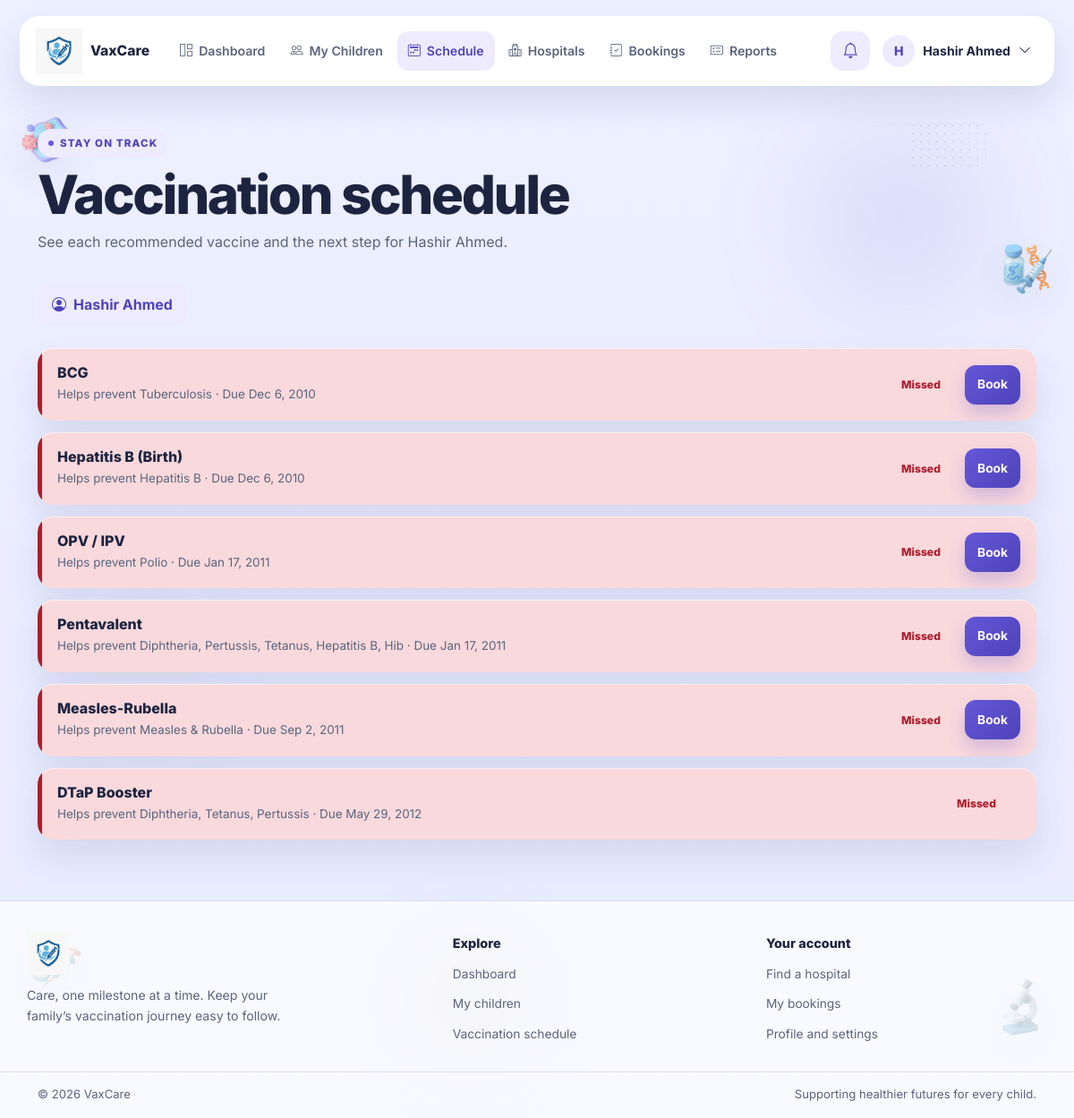
Screenshot of /parent/schedule.php (signed in) with the database file from the repository.
### tables this page shows
CREATE TABLE `users` (
  `id` int(11) NOT NULL,
  `name` varchar(150) NOT NULL,
  `email` varchar(150) NOT NULL,
  `password` varchar(255) NOT NULL,
  `role` enum('admin','parent','hospital') NOT NULL,
  `status` enum('active','pending','blocked') NOT NULL DEFAULT 'active',
  `created_at` datetime NOT NULL DEFAULT current_timestamp()
);

CREATE TABLE `children` (
  `id` int(11) NOT NULL,
  `parent_id` int(11) NOT NULL,
  `name` varchar(150) NOT NULL,
  `dob` date NOT NULL,
  `gender` enum('male','female','other') NOT NULL,
  `blood_group` varchar(3) DEFAULT NULL,
  `created_at` datetime NOT NULL DEFAULT current_timestamp()
);

CREATE TABLE `child_vaccinations` (
  `cv_id` int(10) UNSIGNED NOT NULL,
  `child_id` int(11) NOT NULL,
  `vaccine_id` int(11) NOT NULL,
  `due_date` date NOT NULL,
  `status` enum('pending','booked','vaccinated','missed') NOT NULL DEFAULT 'pending',
  `vaccinated_on` date DEFAULT NULL
);

CREATE TABLE `vaccines` (
  `id` int(11) NOT NULL,
  `name` varchar(150) NOT NULL,
  `disease_prevented` varchar(150) NOT NULL,
  `recommended_age_days` int(11) NOT NULL,
  `doses_required` int(11) NOT NULL DEFAULT 1,
  `availability` enum('available','unavailable') NOT NULL DEFAULT 'available'
);

### config.php (called while the page is built, shortened)
<?php
function appUrl(string $path = ''): string
{
    $scriptDirectory = dirname(str_replace('\\', '/', $_SERVER['SCRIPT_NAME'] ?? '/'));
    if (in_array(basename($scriptDirectory), ['admin', 'parent', 'hospital', 'actions'], true)) {
        $scriptDirectory = dirname($scriptDirectory);
    }
    $basePath = $scriptDirectory === '/' || $scriptDirectory === '.' ? '' : rtrim($scriptDirectory, '/');
    return $basePath . '/' . ltrim($path, '/');
}

### includes/auth.php (called while the page is built, shortened)
<?php
function e(mixed $value): string
{
    return htmlspecialchars((string) $value, ENT_QUOTES | ENT_SUBSTITUTE, 'UTF-8');
}
function parent_path(string $path): string
{
    return appUrl('parent/' . ltrim($path, '/'));
}
function parent_display_name(PDO $pdo, int $userId): string
{
    $stmt = $pdo->prepare('SELECT name FROM users WHERE id = :id LIMIT 1');
    $stmt->execute(['id' => $userId]);
    $name = $stmt->fetchColumn();
    return is_string($name) && $name !== '' ? $name : 'Parent';
}

### parent/schedule.php (the view, shortened to what this page needs)
<?php
require_once __DIR__ . '/../includes/auth.php';
$pid = get_parent_id($pdo, (int) $_SESSION['user_id']);
$activePage = 'schedule';
$childrenStmt = $pdo->prepare('SELECT id, name FROM children WHERE parent_id = :parent_id ORDER BY name');
$childrenStmt->execute(['parent_id' => $pid]);
$children = $childrenStmt->fetchAll(PDO::FETCH_ASSOC);
$childId = 0;
if ($childId === 0 && $children) $childId = (int) $children[0]['id'];
$schedule = [];
$selectedChildName = '';
if ($childId > 0) {
    foreach ($children as $childOption) {
        if ((int) $childOption['id'] === $childId) $selectedChildName = (string) $childOption['name'];
    }
    $scheduleStmt = $pdo->prepare(
        'SELECT cv.cv_id, cv.due_date, cv.status, cv.vaccinated_on,
                v.id AS vaccine_id, v.name AS vaccine_name, v.disease_prevented, v.availability
         FROM child_vaccinations cv
         INNER JOIN children c ON c.id = cv.child_id
         INNER JOIN vaccines v ON v.id = cv.vaccine_id
         WHERE c.parent_id = :parent_id AND c.id = :child_id
         ORDER BY cv.due_date, v.name'
    );
    $scheduleStmt->execute(['parent_id' => $pid, 'child_id' => $childId]);
    $schedule = $scheduleStmt->fetchAll(PDO::FETCH_ASSOC);
}
require __DIR__ . '/../includes/parent_layout_start.php';
?>
<section class="parent-heading">
    <span class="parent-eyebrow">Stay on track</span>
    <h1>Vaccination schedule</h1>
    <p>See each recommended vaccine and the next step for <?= $selectedChildName ? e($selectedChildName) : 'your family' ?>.</p>
</section>
<?php if ($children): ?>
    <nav class="child-tabs mb-4" aria-label="Select child">
        <?php foreach ($children as $childOption): ?>
            <a class="child-tab<?= (int) $childOption['id'] === $childId ? ' is-active' : '' ?>"
               href="<?= e(parent_path('schedule.php')) ?>?child_id=<?= (int) $childOption['id'] ?>"
               <?= (int) $childOption['id'] === $childId ? 'aria-current="page"' : '' ?>>
                <i class="bi bi-person-circle" aria-hidden="true"></i><?= e($childOption['name']) ?>
            </a>
        <?php endforeach; ?>
    </nav>
    <?php if ($schedule): ?>
        <section class="schedule-list" aria-label="Vaccine doses">
            <?php foreach ($schedule as $dose):
                $status = (string) $dose['status'];
                $bookable = in_array($status, ['pending', 'missed'], true) && strtolower((string) $dose['availability']) === 'available';
            ?>
                <article class="schedule-row status-<?= e($status) ?>">
                    <div>
                        <h3><?= e($dose['vaccine_name']) ?></h3>
                        <p>Helps prevent <?= e($dose['disease_prevented'] ?: 'vaccine-preventable illness') ?> · Due <?= e(date('M j, Y', strtotime($dose['due_date']))) ?></p>
                    </div>
                    <span class="status-badge status-<?= e($status) ?>"><?= e(ucfirst($status)) ?></span>
                    <?php if ($bookable): ?>
                        <a class="btn btn-primary parent-btn-small" href="<?= e(parent_path('book.php')) ?>?child_id=<?= $childId ?>&amp;vaccine_id=<?= (int) $dose['vaccine_id'] ?>">Book</a>
                    <?php endif; ?>
                </article>
            <?php endforeach; ?>
        </section>
    <?php endif; ?>
<?php endif; ?>
<?php require __DIR__ . '/../includes/parent_layout_end.php'; ?>

### includes/parent_layout_start.php (shortened to what this page needs)
<?php
$activePage = $activePage ?? '';
$userName = parent_display_name($pdo, (int) $_SESSION['user_id']);
$userInitial = strtoupper(mb_substr($userName, 0, 1, 'UTF-8'));
$unreadStmt = $pdo->prepare('SELECT COUNT(*) FROM notifications WHERE user_id = :user_id AND is_read = 0');
$unreadStmt->execute(['user_id' => (int) $_SESSION['user_id']]);
$unreadCount = (int) $unreadStmt->fetchColumn();
?>
<!DOCTYPE html>
<html lang="en">
<head>
    <link href="https://cdn.jsdelivr.net/npm/bootstrap@5.3.3/dist/css/bootstrap.min.css" rel="stylesheet">
    <link href="https://cdn.jsdelivr.net/npm/bootstrap-icons@1.11.3/font/bootstrap-icons.min.css" rel="stylesheet">
    <link rel="stylesheet" href="<?= e(appUrl('assets/css/style.css') . '?v=' . filemtime(__DIR__ . '/../assets/css/style.css')) ?>">
    <link rel="stylesheet" href="<?= e(appUrl('assets/css/parent.css') . '?v=' . filemtime(__DIR__ . '/../assets/css/parent.css')) ?>">
</head>
<body class="parent-app">
    <?php require __DIR__ . '/medical_decorations.php'; ?>
    <header class="parent-header">
        <nav class="parent-navbar container-fluid" aria-label="Parent navigation">
            <a class="parent-brand" href="<?= e(parent_path('dashboard.php')) ?>" aria-label="VaxCare parent home">
                <img class="brand-logo" src="<?= e(appUrl('VaxCare Logo.png')) ?>" alt="VaxCare">
                <span class="brand-name">VaxCare</span>
            </a>
            <div class="parent-nav-content" data-parent-menu>
                <div class="parent-nav-links">
                    <?php foreach ([
                        'dashboard' => ['Dashboard', 'dashboard.php', 'bi-grid-1x2'],
                        'children' => ['My Children', 'children.php', 'bi-people'],
                        'schedule' => ['Schedule', 'schedule.php', 'bi-calendar2-week'],
                        'hospitals' => ['Hospitals', 'hospitals.php', 'bi-hospital'],
                        'bookings' => ['Bookings', 'my_bookings.php', 'bi-journal-check'],
                        'reports' => ['Reports', 'report.php', 'bi-card-checklist'],
                    ] as $key => [$label, $path, $icon]): ?>
                        <a class="parent-nav-link<?= $activePage === $key ? ' is-active' : '' ?>"
                           href="<?= e(parent_path($path)) ?>"<?= $activePage === $key ? ' aria-current="page"' : '' ?>>
                            <i class="bi <?= e($icon) ?>" aria-hidden="true"></i><span><?= e($label) ?></span>
                        </a>
                    <?php endforeach; ?>
                </div>
                <div class="parent-nav-actions">
                    <details class="parent-dropdown notification-dropdown">
                        <summary class="notification-trigger" aria-label="Notifications, <?= $unreadCount ?> unread">
                            <i class="bi bi-bell" aria-hidden="true"></i>
                        </summary>
                    </details>
                    <details class="parent-dropdown profile-dropdown">
                        <summary class="profile-trigger">
                            <span class="profile-avatar"><?= e($userInitial) ?></span>
                            <span class="profile-name"><?= e($userName) ?></span>
                            <i class="bi bi-chevron-down" aria-hidden="true"></i>
                        </summary>
                    </details>
                </div>
            </div>
        </nav>
    </header>
    <main class="parent-main<?= $activePage === 'dashboard' ? ' parent-dashboard' : '' ?> container">

### assets/css/style.css (style rules this page uses)
:root { --page-bg: #edf0ff; --page-bg-deep: #e7ebff; --panel: rgba(255, 255, 255, 0.72); --panel-strong: #ffffff; --soft: #f4f3ff; --purple: #6557d9; --purple-dark: #4e43b8; --purple-soft: #efebff; --text: #1f2437; --heading: #1d2440; --muted: #5a647d; --line: rgba(88, 101, 170, 0.18); --shadow: 0 18px 36px rgba(63, 68, 122, 0.12); --shadow-lift: 0 24px 48px rgba(49, 54, 112, 0.18); --orange: #f8cfaf; --orange-deep: #7a4a12; --green: #cfeee0; --green-deep: #1f6b4d; --white: #ffffff; --pink: #f6d7e4; --pink-deep: #9c3764; --danger-soft: #f9d9dc; --danger-deep: #ac1d2d; }
* { box-sizing: border-box; }
html { scroll-behavior: smooth; }
body { margin: 0; min-height: 100vh; display: flex; flex-direction: column; font-family: 'Inter', sans-serif; background: linear-gradient(180deg, var(--page-bg) 0%, var(--page-bg-deep) 100%); color: var(--text); line-height: 1.6; }
body::before, body::after { content: ""; position: fixed; width: 22px; height: 22px; border-radius: 50%; background: rgba(100, 196, 145, 0.8); filter: blur(0.4px); z-index: 0; pointer-events: none; }
body::before { right: 60px; top: 200px; }
body::after { left: 84px; bottom: 220px; background: rgba(102, 111, 224, 0.8); }
main, .site-footer, .hospital-footer { position: relative; z-index: 1; }
a { color: inherit; text-decoration: none; }
img { max-width: 100%; }
.container { width: min(1200px, calc(100% - 40px)); margin: 0 auto; position: relative; z-index: 1; }
.brand-logo { display: block; height: 88px; width: auto; max-width: 260px; object-fit: contain; filter: none; background: transparent; border-radius: 0; box-shadow: none; }
.brand-name { color: var(--heading); font-size: 1.08rem; font-weight: 800; white-space: nowrap; }
.btn { display: inline-flex; align-items: center; justify-content: center; border: 0; cursor: pointer; transition: transform 0.2s ease, box-shadow 0.2s ease; font-weight: 700; }
.nav-link, .btn, .search-panel, .feature-card, .auth-card, .hero-copy h1, .hero-copy p { animation: fadeUp 0.55s cubic-bezier(0.2, 0.8, 0.2, 1) both; }
.btn-primary { min-height: 52px; padding: 0 28px; border-radius: 16px; background: linear-gradient(135deg, var(--purple) 0%, #7b72e8 100%); color: var(--white); box-shadow: 0 10px 18px rgba(103, 82, 217, 0.25); animation: pulseHover 2s ease-in-out infinite; }
.btn-primary { background: linear-gradient(135deg, var(--purple) 0%, var(--purple-dark) 100%); transition: transform .2s ease, box-shadow .2s ease, filter .2s ease; }
.nav-link, .nav-toggle, .btn, .toggle-password { min-height: 44px; min-width: 44px; }
body.admin-app::before, body.hospital-app::before, body.parent-app::before { width: 196px; height: 196px; background: rgba(101, 87, 217, .12); filter: blur(58px); }
body.parent-app::before { top: 18vh; right: 8vw; box-shadow: -70vw 64vh 0 -58px rgba(122, 74, 18, .1); }
body.admin-app::after, body.hospital-app::after, body.parent-app::after { width: 138px; height: 138px; filter: blur(46px); }
body.parent-app::after { left: 38vw; bottom: 8vh; background: rgba(122, 74, 18, .1); }

### rows the page displays
users: name "H", name "Hashir Ahmed"
children: name "Hashir Ahmed"
child_vaccinations: vaccine.name "BCG", vaccine.disease_prevented "Tuberculosis", due_date "Dec 6, 2010", status "Missed"
child_vaccinations: vaccine.name "Hepatitis B (Birth)", vaccine.disease_prevented "Hepatitis B", due_date "Dec 6, 2010", status "Missed"
child_vaccinations: vaccine.name "OPV / IPV", vaccine.disease_prevented "Polio", due_date "Jan 17, 2011", status "Missed"
child_vaccinations: vaccine.name "Pentavalent", vaccine.disease_prevented "Diphtheria, Pertussis, Tetanus, Hepatitis B, Hib", due_date "Jan 17, 2011", status "Missed"
child_vaccinations: vaccine.name "Measles-Rubella", vaccine.disease_prevented "Measles & Rubella", due_date "Sep 2, 2011", status "Missed"
child_vaccinations: vaccine.name "DTaP Booster", vaccine.disease_prevented "Diphtheria, Tetanus, Pertussis", due_date "May 29, 2012", status "Missed"

### other values shown
$label "Dashboard"
$label "My Children"
$label "Schedule"
$label "Hospitals"
$label "Bookings"
$label "Reports"
$escapeFooter($label) "Dashboard"
$escapeFooter($label) "My children"
$escapeFooter($label) "Vaccination schedule"
$escapeFooter($accountHeading) "Your account"
$escapeFooter($label) "Find a hospital"
$escapeFooter($label) "My bookings"
$escapeFooter($label) "Profile and settings"
